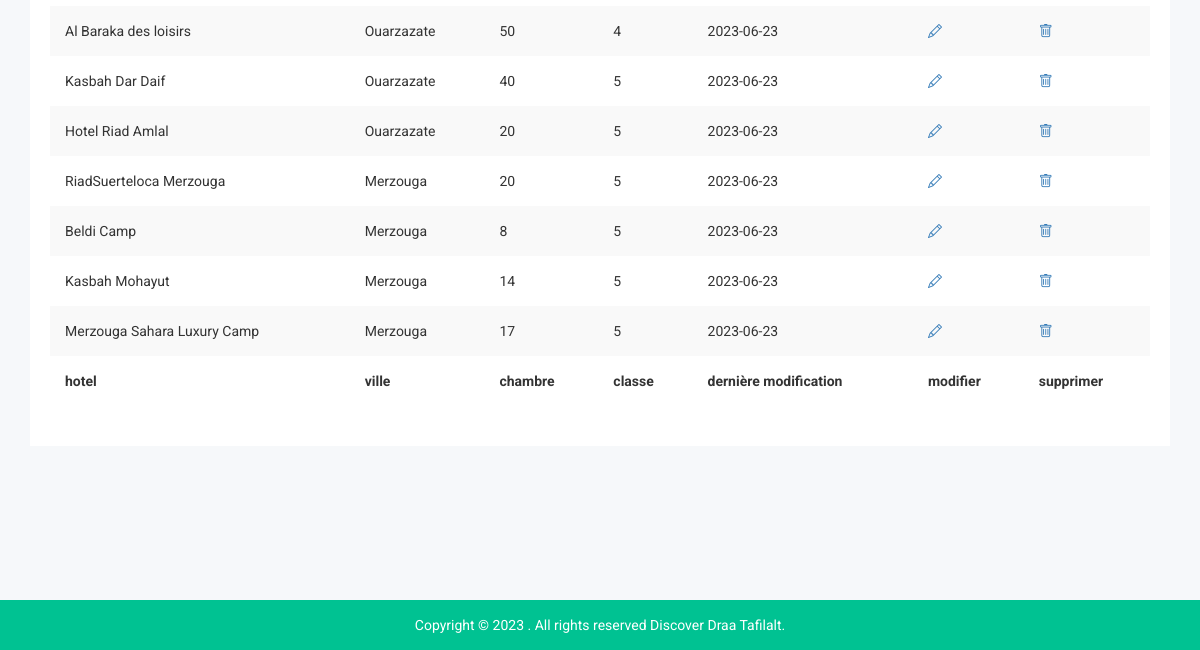
The page /affiche-hotel.php (signed in, lower part) on the database as committed earlier.
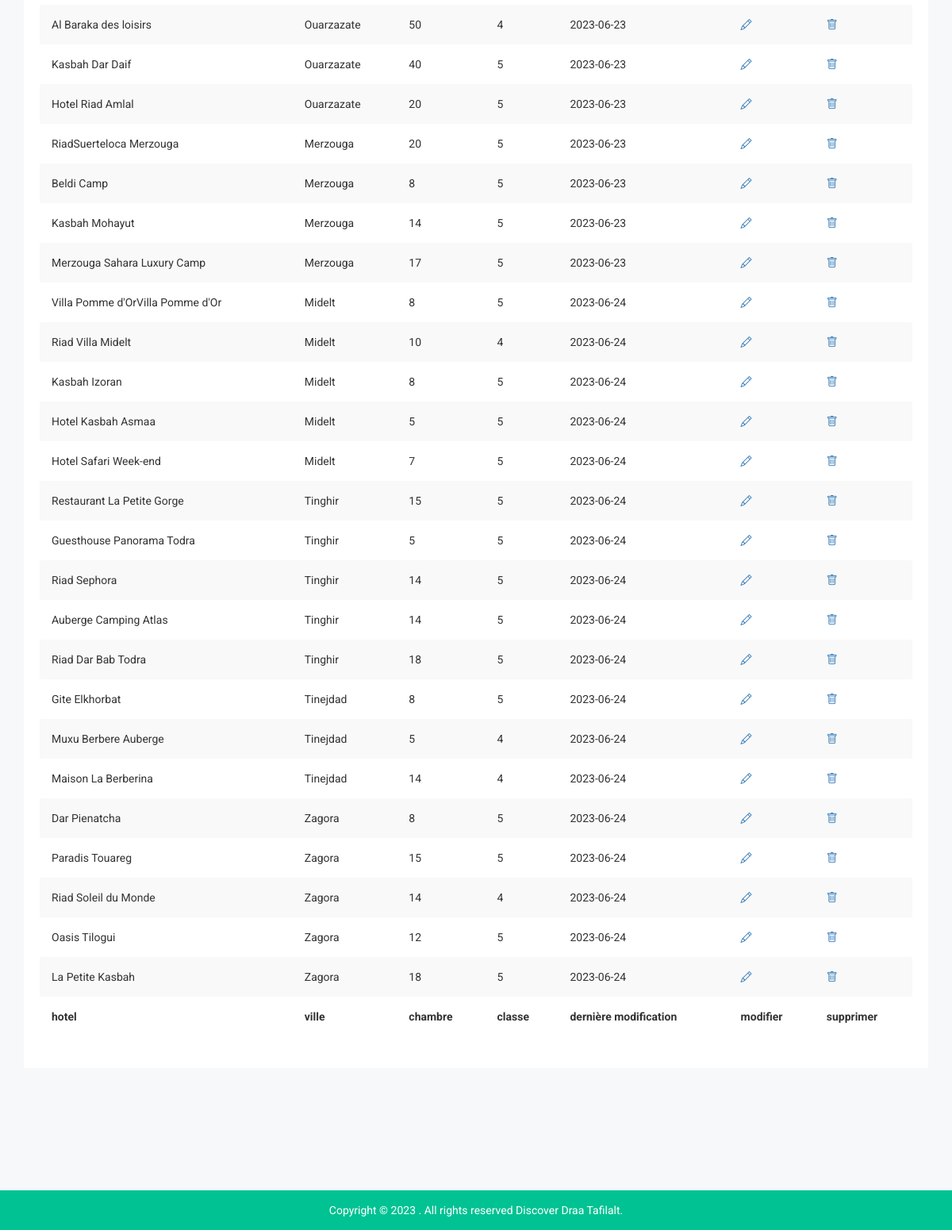
The same page on the database as committed later.
### tables this page shows
CREATE TABLE `hotel` (
  `id-hotel` int(255) NOT NULL,
  `nom` varchar(90) NOT NULL,
  `ville` varchar(90) NOT NULL,
  `carte` varchar(10000) NOT NULL,
  `chambre` int(50) NOT NULL,
  `classe` int(30) NOT NULL,
  `location` varchar(1000) NOT NULL,
  `prix` decimal(60,0) DEFAULT 350,
  `img1` varchar(255) NOT NULL,
  `img2` varchar(255) NOT NULL,
  `img3` varchar(255) NOT NULL,
  `date-add` date NOT NULL
);

### affiche-hotel.php (the view, shortened to what this page needs)
<?php
include 'connection.php';
$sql = 'SELECT *
		FROM hotel';
 $statement = $pdo->query($sql);
 $publishers = $statement->fetchAll(PDO::FETCH_ASSOC);
?>
<!doctype html>
<html class="no-js" lang="">
<head>
    <link rel="stylesheet" href="https://cdn.jsdelivr.net/npm/bootstrap-icons@1.10.5/font/bootstrap-icons.css">
        <link rel="stylesheet" href="css/bootstrap.min.css">
        <link rel="stylesheet" href="css/font-awesome.min.css">
        <link rel="stylesheet" href="css/owl.carousel.css">
        <link rel="stylesheet" href="css/owl.theme.css">
        <link rel="stylesheet" href="css/owl.transitions.css">
        <link rel="stylesheet" href="css/meanmenu/meanmenu.min.css">
        <link rel="stylesheet" href="css/animate.css">
        <link rel="stylesheet" href="css/normalize.css">
        <link rel="stylesheet" href="css/wave/waves.min.css">
        <link rel="stylesheet" href="css/wave/button.css">
        <link rel="stylesheet" href="css/scrollbar/jquery.mCustomScrollbar.min.css">
        <link rel="stylesheet" href="css/notika-custom-icon.css">
        <link rel="stylesheet" href="css/jquery.dataTables.min.css">
        <link rel="stylesheet" href="css/main.css">
        <link rel="stylesheet" href="style.css">
        <link rel="stylesheet" href="css/responsive.css">
</head>
<body>
    <div class="notika-status-area">
        <div class="container">
            <div class="row">
                <div class="col-lg-12 col-md-12 col-sm-12 col-xs-12">
                    <div class="data-table-list">
                        <div class="table-responsive">
                            <table id="data-table-basic" class="table table-striped">
                                <tbody>
                                <?php
                                if ($publishers) {
                                    foreach ($publishers as $publisher) {?>
                                    <tr>
                                        <td><?php  echo $publisher['nom'] ?></td>
                                        <td><?php  echo $publisher['ville'] ?></td>
                                        <td><?php  echo $publisher['chambre'] ?></td>
                                        <td><?php  echo $publisher['classe'] ?></td>
                                        <td><?php  echo $publisher['date-add'] ?></td>
                                        <td><a href="update-hotel.php?modi=<?php echo $publisher['id-hotel'] ?>"> <i class="bi bi-pencil"></i></a></td>
                                        <td><a href="delete-hotel.php?id=<?php echo $publisher['id-hotel'] ?>"><i class="bi bi-trash"></i></a></td>
                                    </tr>
                               <?php }}
                                ?>
                                </tbody>
                                <tfoot>
                                    <tr>
                                    <th>hotel</th>
                                        <th>ville</th>
                                        <th>chambre</th>
                                        <th>classe</th>
                                        <th>dernière modification</th>
                                        <th>modifier</th>
                                        <th>supprimer</th>
                                    </tr>
                                </tfoot>
                            </table>
                        </div>
                    </div>
                </div>
            </div>
        </div>
    </div>
    <div class="footer-copyright-area">
        <div class="container">
            <div class="row">
                <div class="col-lg-12 col-md-12 col-sm-12 col-xs-12">
                    <div class="footer-copy-right">
                        <p>Copyright © 2023
. All rights reserved Discover Draa Tafilalt.</p>
                    </div>
                </div>
            </div>
        </div>
    </div>
</body>
</html>

### css/main.css (style rules this page uses)
html { color: #222; font-size: 1em; line-height: 1.4; }

Rows that differ between the two databases and show on the page:
added hotel: nom "Villa Pomme d'OrVilla Pomme d'Or", ville "Midelt", chambre "8", classe "5", value "2023-06-24"
added hotel: nom "Riad Villa Midelt", ville "Midelt", chambre "10", classe "4", value "2023-06-24"
added hotel: nom "Kasbah Izoran", ville "Midelt", chambre "8", classe "5", value "2023-06-24"
added hotel: nom "Hotel Kasbah Asmaa", ville "Midelt", chambre "5", classe "5", value "2023-06-24"
added hotel: nom "Hotel Safari Week-end", ville "Midelt", chambre "7", classe "5", value "2023-06-24"
added hotel: nom "Restaurant La Petite Gorge", ville "Tinghir", chambre "15", classe "5", value "2023-06-24"
added hotel: nom "Guesthouse Panorama Todra", ville "Tinghir", chambre "5", classe "5", value "2023-06-24"
added hotel: nom "Riad Sephora", ville "Tinghir", chambre "14", classe "5", value "2023-06-24"
added hotel: nom "Auberge Camping Atlas", ville "Tinghir", chambre "14", classe "5", value "2023-06-24"
added hotel: nom "Riad Dar Bab Todra", ville "Tinghir", chambre "18", classe "5", value "2023-06-24"
added hotel: nom "Gite Elkhorbat", ville "Tinejdad", chambre "8", classe "5", value "2023-06-24"
added hotel: nom "Muxu Berbere Auberge", ville "Tinejdad", chambre "5", classe "4", value "2023-06-24"
added hotel: nom "Maison La Berberina", ville "Tinejdad", chambre "14", classe "4", value "2023-06-24"
added hotel: nom "Dar Pienatcha", ville "Zagora", chambre "8", classe "5", value "2023-06-24"
added hotel: nom "Paradis Touareg", ville "Zagora", chambre "15", classe "5", value "2023-06-24"
added hotel: nom "Riad Soleil du Monde", ville "Zagora", chambre "14", classe "4", value "2023-06-24"
added hotel: nom "Oasis Tilogui", ville "Zagora", chambre "12", classe "5", value "2023-06-24"
added hotel: nom "La Petite Kasbah", ville "Zagora", chambre "18", classe "5", value "2023-06-24"
